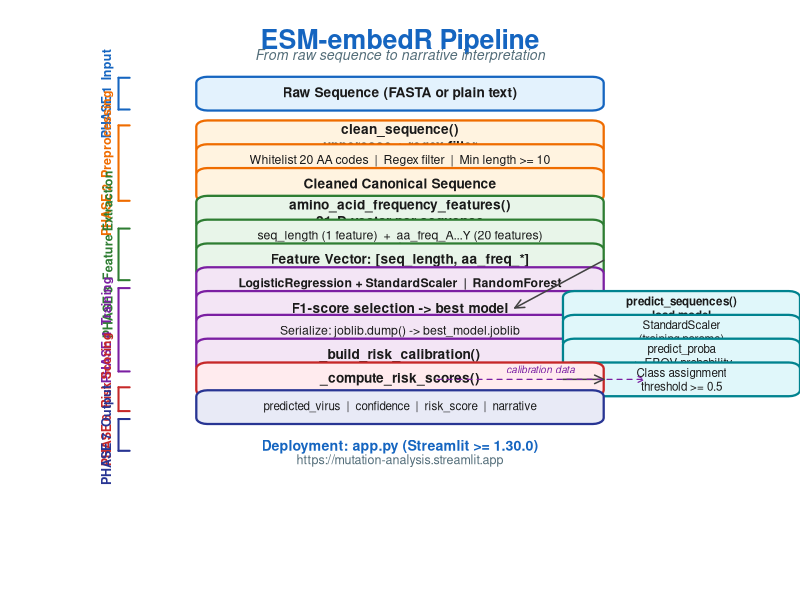

Generate this figure with R:
# Clean vertical pipeline flowchart matching reference style
# Simple rectangular boxes, phase labels on left, no headings inside flow

BASE <- "/Users/user/CascadeProjects/Comparative_Lassa_Ebola-Model"
OUT_PNG <- file.path(BASE, "manuscript/assets/refined3_1/media/image1.png")
OUT_SVG <- file.path(BASE, "manuscript/assets/refined3_1/media/image1.svg")

# Colors by phase
phase_colors <- list(
  p1 = list(fill = "#E3F2FD", border = "#1565C0", label = "#1565C0"),   # blue
  p2 = list(fill = "#FFF3E0", border = "#EF6C00", label = "#EF6C00"),   # orange
  p3 = list(fill = "#E8F5E9", border = "#2E7D32", label = "#2E7D32"),   # green
  p4 = list(fill = "#F3E5F5", border = "#7B1FA2", label = "#7B1FA2"),   # purple
  p5 = list(fill = "#E0F7FA", border = "#00838F", label = "#00838F"),   # cyan
  p6 = list(fill = "#FFEBEE", border = "#C62828", label = "#C62828"),   # red
  p7 = list(fill = "#E8EAF6", border = "#283593", label = "#283593")    # indigo
)

CX <- 5.0
W <- 5.5
H <- 0.85
FS <- 0.82
FS_PHASE <- 0.75

# Simple box with slight rounding
draw_box <- function(cx, cy, w, h, text, key, cex = FS, bold = FALSE) {
  xl <- cx - w/2
  xr <- cx + w/2
  yb <- cy - h/2
  yt <- cy + h/2
  r <- 0.15
  
  # Build rounded rectangle manually
  segs <- 6
  corner <- function(cx0, cy0, a1, a2) {
    th <- seq(a1, a2, length.out = segs)
    list(x = cx0 + r * cos(th), y = cy0 + r * sin(th))
  }
  
  bl <- corner(xl + r, yb + r, pi, 3*pi/2)
  br <- corner(xr - r, yb + r, 3*pi/2, 2*pi)
  tr <- corner(xr - r, yt - r, 0, pi/2)
  tl <- corner(xl + r, yt - r, pi/2, pi)
  
  xs <- c(bl$x, br$x, tr$x, tl$x)
  ys <- c(bl$y, br$y, tr$y, tl$y)
  
  polygon(xs, ys, col = phase_colors[[key]]$fill, 
          border = phase_colors[[key]]$border, lwd = 2.2)
  
  font <- if (bold) 2 else 1
  text(cx, cy, labels = text, cex = cex, font = font, col = "#1a1a1a")
}

draw_arrow <- function(x1, y1, x2, y2, col = "#424242", lwd = 1.5) {
  arrows(x1, y1, x2, y2, length = 0.1, angle = 25, col = col, lwd = lwd)
}

# Phase bracket on left
draw_phase_label <- function(y1, y2, label, color, lx = 1.2) {
  # Draw bracket line
  lines(c(lx, lx), c(y1, y2), col = color, lwd = 2)
  lines(c(lx, lx + 0.15), c(y1, y1), col = color, lwd = 2)
  lines(c(lx, lx + 0.15), c(y2, y2), col = color, lwd = 2)
  # Label rotated
  mid <- (y1 + y2) / 2
  text(lx - 0.15, mid, labels = label, srt = 90, cex = FS_PHASE, 
       font = 2, col = color)
}

png(OUT_PNG, width = 8, height = 13, units = "in", res = 300, bg = "white")
svg(OUT_SVG, width = 8, height = 13, bg = "white")
par(mar = c(0, 0, 0, 0), xpd = TRUE)
plot(0, 0, xlim = c(0, 10), ylim = c(-0.5, 13.5), type = "n", axes = FALSE, xlab = "", ylab = "")

# Title
text(CX, 13.0, "ESM-embedR Pipeline", cex = 1.6, font = 2, col = "#1565C0")
text(CX, 12.65, "From raw sequence to narrative interpretation", cex = 0.85, font = 3, col = "#546E7A")

# Phase 1: Input
draw_phase_label(12.1, 11.3, "PHASE 1  Input", phase_colors$p1$label)
draw_box(CX, 11.7, W, H, "Raw Sequence (FASTA or plain text)", "p1", FS, TRUE)

# Phase 2: Preprocessing
draw_phase_label(10.9, 9.0, "PHASE 2  Preprocessing", phase_colors$p2$label)
draw_box(CX, 10.6, W, H, "clean_sequence()\nuppercase + regex filter", "p2", FS, TRUE)
draw_arrow(CX, 10.6 - H/2, CX, 10.0 + H/2)
draw_box(CX, 10.0, W, H, "Whitelist 20 AA codes  |  Regex filter  |  Min length >= 10", "p2", FS*0.9)
draw_arrow(CX, 10.0 - H/2, CX, 9.4 + H/2)
draw_box(CX, 9.4, W, H, "Cleaned Canonical Sequence", "p2", FS, TRUE)

# Phase 3: Feature Extraction
draw_phase_label(8.3, 7.0, "PHASE 3  Feature Extraction", phase_colors$p3$label)
draw_arrow(CX, 9.4 - H/2, CX, 8.7 + H/2)
draw_box(CX, 8.7, W, H, "amino_acid_frequency_features()\n21-D vector per sequence", "p3", FS, TRUE)
draw_arrow(CX, 8.7 - H/2, CX, 8.1 + H/2)
draw_box(CX, 8.1, W, H, "seq_length (1 feature)  +  aa_freq_A...Y (20 features)", "p3", FS*0.9)
draw_arrow(CX, 8.1 - H/2, CX, 7.5 + H/2)
draw_box(CX, 7.5, W, H, "Feature Vector: [seq_length, aa_freq_*]", "p3", FS, TRUE)

# Phase 4: Training
draw_phase_label(6.8, 4.7, "PHASE 4  Training", phase_colors$p4$label)
draw_arrow(CX, 7.5 - H/2, CX, 6.9 + H/2)
draw_box(CX, 6.9, W, H, "LogisticRegression + StandardScaler  |  RandomForest", "p4", FS*0.9, TRUE)
draw_arrow(CX, 6.9 - H/2, CX, 6.3 + H/2)
draw_box(CX, 6.3, W, H, "F1-score selection -> best model", "p4", FS, TRUE)
draw_arrow(CX, 6.3 - H/2, CX, 5.7 + H/2)
draw_box(CX, 5.7, W, H, "Serialize: joblib.dump() -> best_model.joblib", "p4", FS*0.9)
draw_arrow(CX, 5.7 - H/2, CX, 5.1 + H/2)
draw_box(CX, 5.1, W, H, "_build_risk_calibration()", "p4", FS, TRUE)

# Phase 5: Inference (side branch to the right, then merges back)
# Main continues to output
# Inference branch starts from Feature Vector and goes to the right
IR <- 8.8

# Inference phase label
draw_phase_label(6.9, 4.7, "PHASE 5  Inference", phase_colors$p5$label, lx = 8.8 + W/2 + 0.6)

# Arrow from Feature Vector to inference start
draw_arrow(CX + W/2, 7.5, IR - W/2 + 0.5, 6.3)

draw_box(IR, 6.3, 3.2, H, "predict_sequences()\nload model", "p5", FS*0.85, TRUE)
draw_arrow(IR, 6.3 - H/2, IR, 5.7 + H/2)
draw_box(IR, 5.7, 3.2, H, "StandardScaler\n(training params)", "p5", FS*0.85)
draw_arrow(IR, 5.7 - H/2, IR, 5.1 + H/2)
draw_box(IR, 5.1, 3.2, H, "predict_proba\n-> EBOV probability", "p5", FS*0.85)
draw_arrow(IR, 5.1 - H/2, IR, 4.5 + H/2)
draw_box(IR, 4.5, 3.2, H, "Class assignment\nthreshold >= 0.5", "p5", FS*0.85)

# Risk scoring (phase 6)
draw_phase_label(4.3, 3.7, "PHASE 6  Risk Scoring", phase_colors$p6$label)
draw_arrow(CX, 5.1 - H/2, CX, 4.5 + H/2)
draw_box(CX, 4.5, W, H, "_compute_risk_scores()", "p6", FS, TRUE)

# Arrow from inference to risk scoring
draw_arrow(IR - 3.2/2, 4.5, CX + W/2, 4.5)

# Calibration data dashed arrow
arrows(CX + 0.5, 4.5, IR - 0.5, 4.5, length = 0.07, angle = 25, 
       col = "#7B1FA2", lwd = 1.2, lty = 2)
text((CX + IR)/2, 4.75, "calibration data", cex = 0.6, col = "#7B1FA2", font = 3)

# Phase 7: Output
draw_phase_label(3.5, 2.7, "PHASE 7  Output", phase_colors$p7$label)
draw_arrow(CX, 4.5 - H/2, CX, 3.8 + H/2)
draw_box(CX, 3.8, W, H, "predicted_virus  |  confidence  |  risk_score  |  narrative", "p7", FS*0.85)

# Footer
text(CX, 2.8, "Deployment: app.py (Streamlit >= 1.30.0)", cex = 0.85, font = 2, col = "#1565C0")
text(CX, 2.45, "https://mutation-analysis.streamlit.app", cex = 0.75, col = "#546E7A")

dev.off()
cat("Clean flowchart saved to", OUT_PNG, "and", OUT_SVG, "\n")
